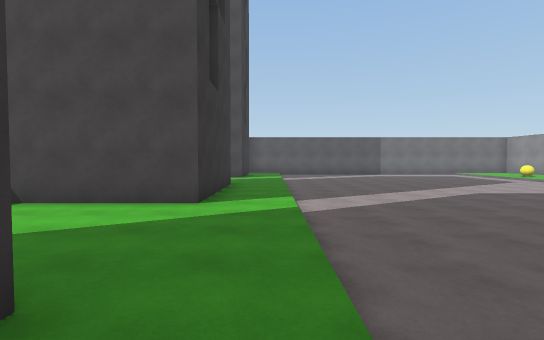
view 1 (above)

20 first-person views from a walk through a 3-D level made in the Unity game engine. The camera is 1.5 m above the floor, tilts 2° down and sees 85° across. The floor is counted in squares, 2 m on a side. Each view is taken from the middle of a square. On the plan, view 1 faces up. The plan holds only what a view shows up to about 10 squares ahead; the rest is blank. The place goes on beyond the plan. The player is left out.

view 2
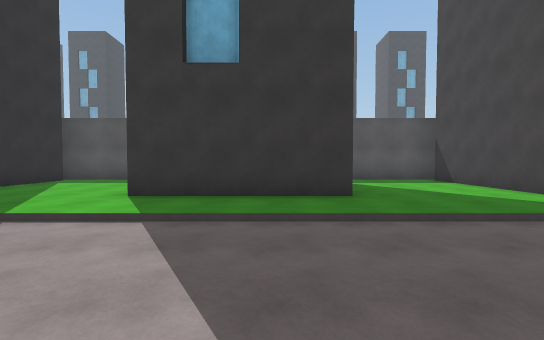

view 3
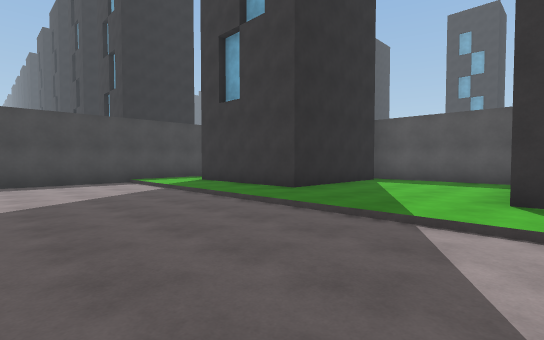

view 4
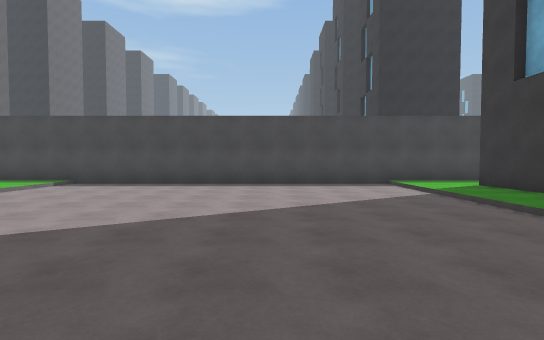

view 5
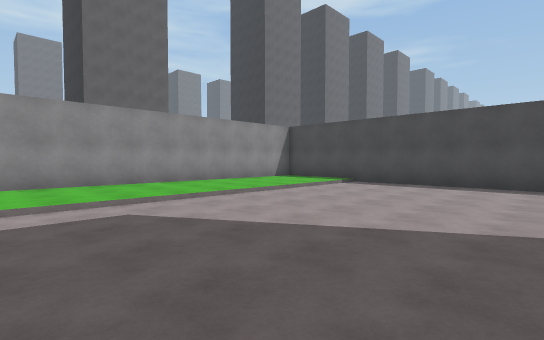

view 6
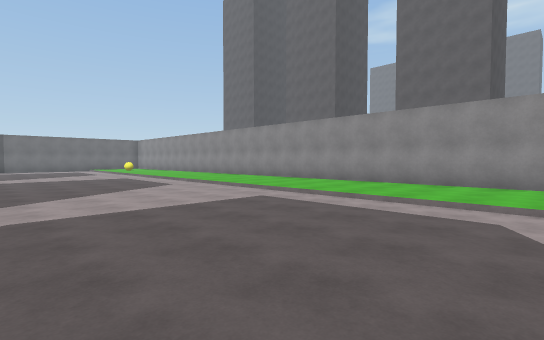

view 7
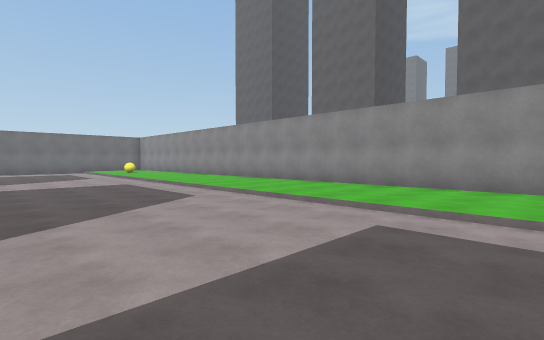

view 8
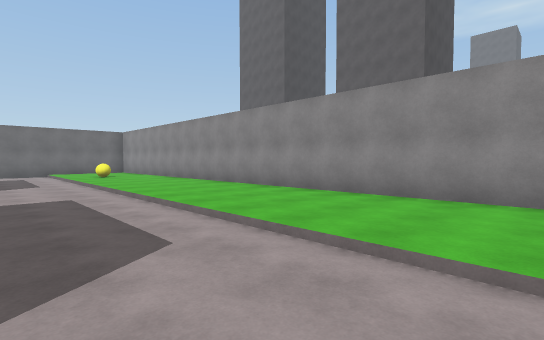

view 9
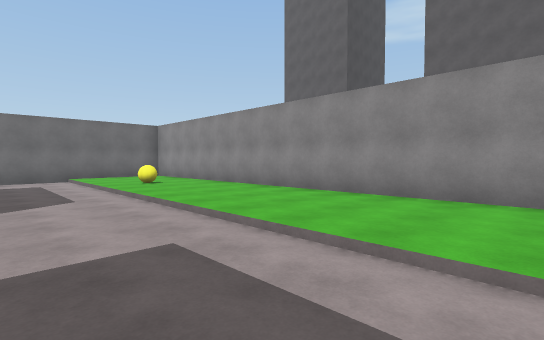

view 10
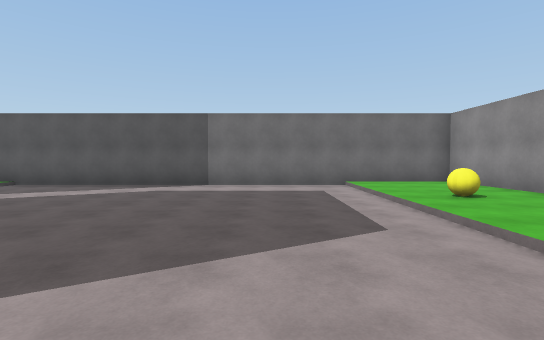

view 11
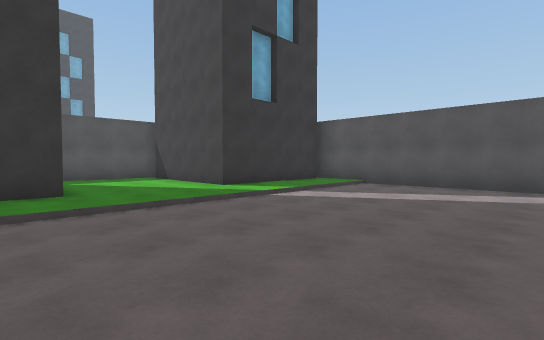

view 12
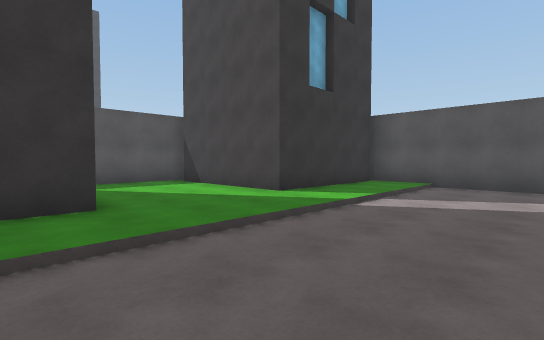

view 13
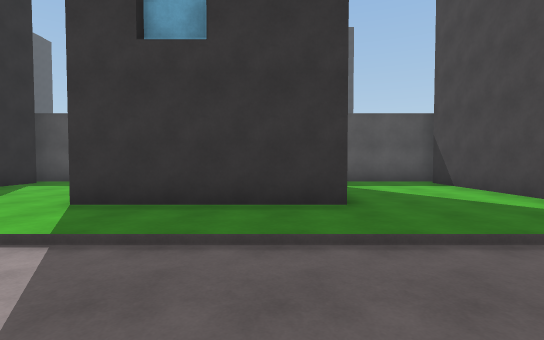

view 14
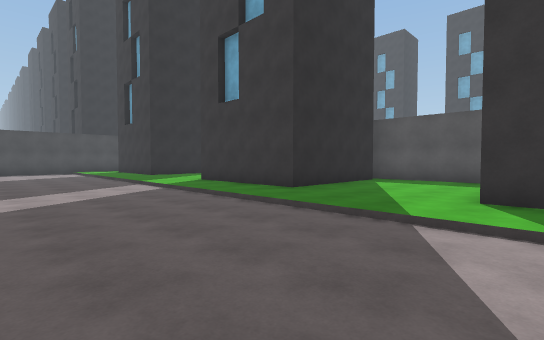

view 15
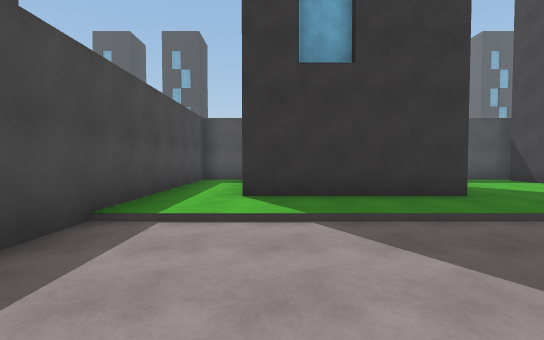

view 16
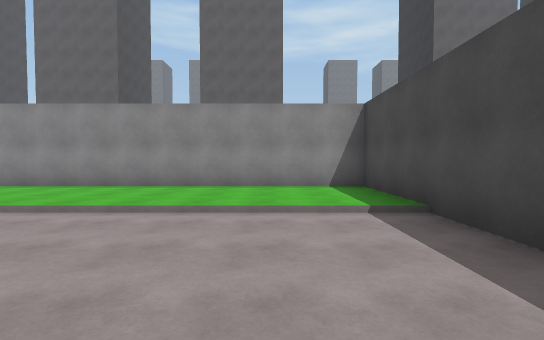

view 17
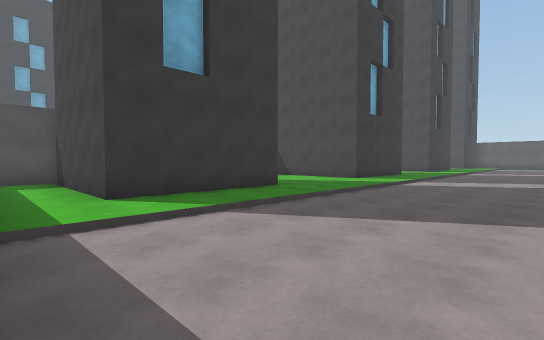

view 18
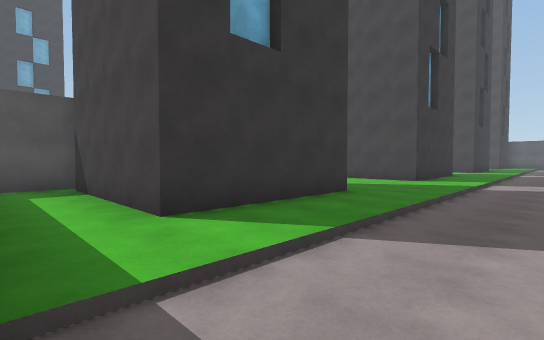

view 19
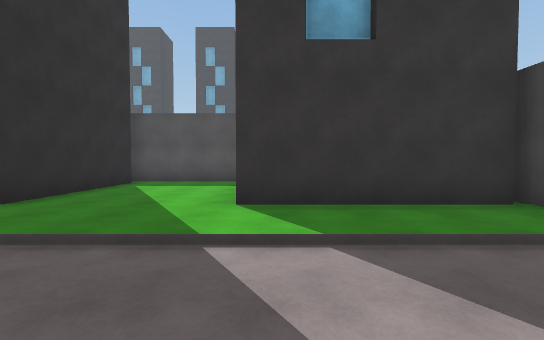

view 20
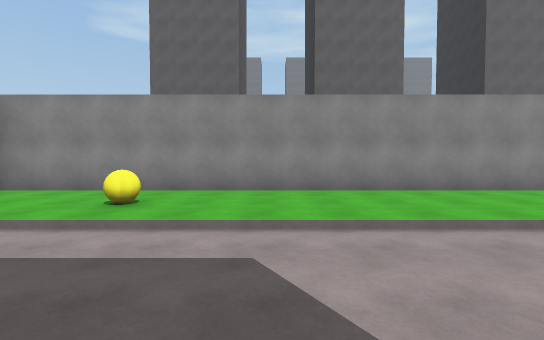

### Floor plan
Key: @ floor where view 1 was taken; # wall or solid block; . main floor; : floor 0.25 m higher than the main floor; / step, stairs or slope; B yellow ball.
Columns run from 6 left of view 1 to 14 right of it. Each row starts with its distance up from view 1.
 17     #################
 16     #::........./:::#
 15     #::........./:::#
 14     #::........./:::#
 13 #####::........./B::#
 12 #::::::........./:::#
 11 #::::::........./:::#
 10 #::::::........./:::#
  9 #####::........./:::#
  8     #::........./:::#
  7     #::........./:::#
  6     #::........./:::#
  5 #####::........./:::#
  4 #::::::........./:::#
  3 #::::::........./:::#
  2 #::::::........./:::#
  1 #####::........./:::#
  0     #:@........./:::#
 -1     #::........./:::#
 -2 #####::........./:::#
 -3 #::::::........./:::#
 -4 #::::::........./:::#
 -5 #::::::........./:::#
 -6 #::::::........./:::#
 -7 #####::........./:::#
 -8     #::........./:::#
 -9     #::........./:::#
-10 #####::........./:::#
-11 #::::::........./:::#
-12 #::::::........./:::#
-13 #####################

Where each view was taken, in squares from view 1:
view 1: 0 up, 0 right, facing up
view 2: 0 up, 4 right, facing left
view 3: 2 down, 4 right, facing down-left
view 4: 3 down, 4 right, facing down
view 5: 3 down, 5 right, facing down-right
view 6: 5 down, 5 right, facing up-right
view 7: 2 down, 6 right, facing up-right
view 8: 1 up, 8 right, facing up-right
view 9: 5 up, 8 right, facing up-right
view 10: 8 up, 8 right, facing up
view 11: 8 up, 5 right, facing up-left
view 12: 8 up, 3 right, facing up-left
view 13: 8 up, 3 right, facing left
view 14: 6 up, 4 right, facing down-left
view 15: 10 down, 4 right, facing left
view 16: 10 down, 6 right, facing right
view 17: 12 down, 4 right, facing up-left
view 18: 12 down, 2 right, facing up-left
view 19: 13 up, 3 right, facing left
view 20: 11 up, 7 right, facing right
